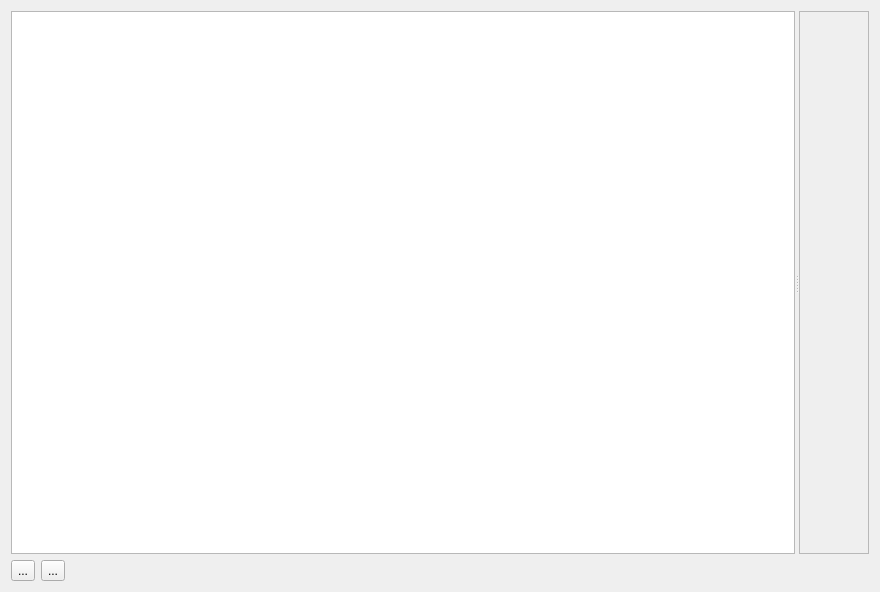
<?xml version="1.0" encoding="UTF-8"?>
<ui version="4.0">
 <class>AttachmentDialog</class>
 <widget class="QDialog" name="AttachmentDialog">
  <property name="geometry">
   <rect>
    <x>0</x>
    <y>0</y>
    <width>880</width>
    <height>592</height>
   </rect>
  </property>
  <property name="windowTitle">
   <string>Dialog</string>
  </property>
  <layout class="QVBoxLayout" name="verticalLayout" stretch="1,0">
   <item>
    <widget class="QSplitter" name="splitter">
     <property name="orientation">
      <enum>Qt::Horizontal</enum>
     </property>
     <widget class="ListViewAttachment" name="listView">
      <property name="contextMenuPolicy">
       <enum>Qt::ActionsContextMenu</enum>
      </property>
     </widget>
     <widget class="QScrollArea" name="scrollArea">
      <property name="widgetResizable">
       <bool>true</bool>
      </property>
      <widget class="QWidget" name="scrollAreaWidgetContents">
       <property name="geometry">
        <rect>
         <x>0</x>
         <y>0</y>
         <width>270</width>
         <height>542</height>
        </rect>
       </property>
      </widget>
     </widget>
    </widget>
   </item>
   <item>
    <layout class="QHBoxLayout" name="horizontalLayout" stretch="0,0,0">
     <item>
      <widget class="QToolButton" name="toolButtonAdd">
       <property name="text">
        <string>...</string>
       </property>
      </widget>
     </item>
     <item>
      <widget class="QToolButton" name="toolButtonRemove">
       <property name="text">
        <string>...</string>
       </property>
      </widget>
     </item>
     <item>
      <spacer name="horizontalSpacer">
       <property name="orientation">
        <enum>Qt::Horizontal</enum>
       </property>
       <property name="sizeHint" stdset="0">
        <size>
         <width>40</width>
         <height>20</height>
        </size>
       </property>
      </spacer>
     </item>
    </layout>
   </item>
  </layout>
  <action name="actionAdd">
   <property name="text">
    <string>Add</string>
   </property>
   <property name="toolTip">
    <string>Add</string>
   </property>
  </action>
  <action name="actionRemove">
   <property name="text">
    <string>Remove</string>
   </property>
  </action>
 </widget>
 <customwidgets>
  <customwidget>
   <class>ListViewAttachment</class>
   <extends>QListView</extends>
   <header location="global">listviewattachment.h</header>
  </customwidget>
 </customwidgets>
 <tabstops>
  <tabstop>toolButtonAdd</tabstop>
  <tabstop>toolButtonRemove</tabstop>
  <tabstop>listView</tabstop>
 </tabstops>
 <resources/>
 <connections/>
</ui>
